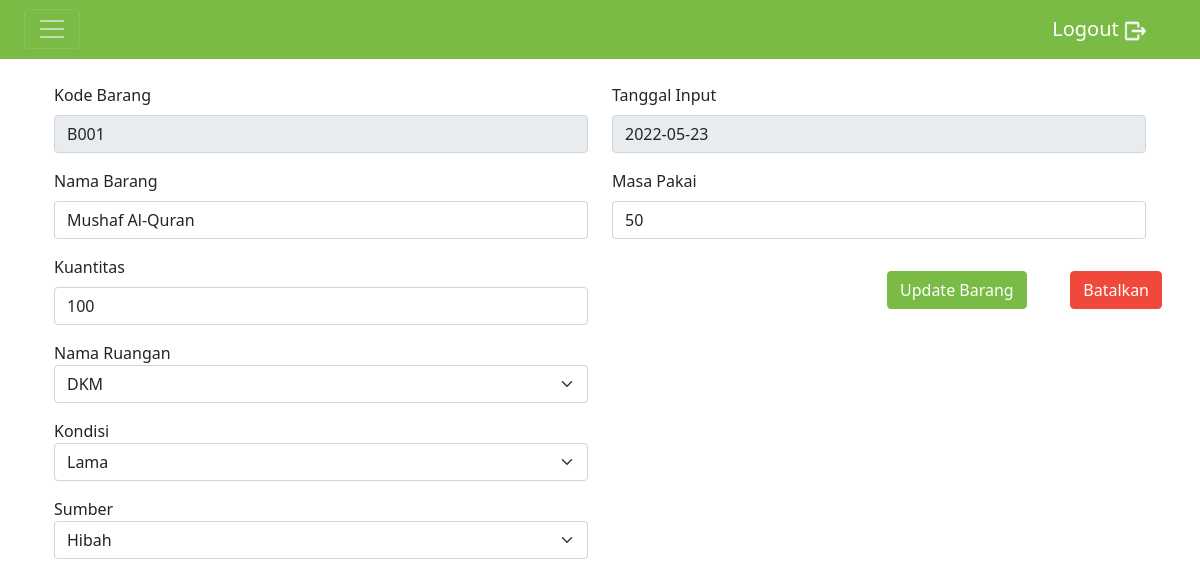
The page /Barang/update_barang.php?kode_barang=B001 (signed in) on the database its author committed.
### tables this page shows
CREATE TABLE `barang` (
  `kd_barang` varchar(10) NOT NULL,
  `nama_barang` varchar(255) NOT NULL,
  `kuantitas` int(11) NOT NULL,
  `lifetime` int(11) NOT NULL,
  `kd_kondisi` varchar(10) NOT NULL,
  `kd_ruangan` varchar(10) NOT NULL
);

CREATE TABLE `log_barang` (
  `id_log_barang` int(11) NOT NULL,
  `username_pengurus` varchar(50) NOT NULL,
  `kd_barang` varchar(10) NOT NULL,
  `tanggal_input` date NOT NULL,
  `status` varchar(50) NOT NULL
);

### Functions/function_sumber.php (called while the page is built, shortened)
<?php
function show_sumber()
{
    global $koneksi;
    $sql = "SELECT * FROM sumber";
    $result = mysqli_query($koneksi, $sql);
    $data = [];
    while($row = mysqli_fetch_assoc($result)) {
        $data[] = $row;
    }
    return $data;
}
?>

### Functions/function_barang.php (called while the page is built, shortened)
<?php
function select_barang($kode)
{
    global $koneksi;
    $sql = "SELECT barang.kd_barang, barang.nama_barang, barang.kuantitas, ruangan.nama_ruangan, kondisi.nama_kondisi, log_barang.tanggal_input, barang.lifetime
    FROM barang JOIN ruangan ON barang.kd_ruangan = ruangan.kd_ruangan
    JOIN kondisi ON barang.kd_kondisi = kondisi.kd_kondisi
    JOIN log_barang ON barang.kd_barang = log_barang.kd_barang
    WHERE barang.kd_barang = '$kode'";
    $result = mysqli_query($koneksi, $sql);
    $data = [];
    while($row = mysqli_fetch_assoc($result)) {
        $data[] = $row;
    }
    return $data;
}
?>

### Functions/function_ruangan.php (called while the page is built, shortened)
<?php
function show_ruangan()
{
    global $koneksi;
    $sql = "SELECT * FROM ruangan";
    $result = mysqli_query($koneksi, $sql);
    $data = [];
    while($row = mysqli_fetch_assoc($result)) {
        $data[] = $row;
    }
    return $data;
}
?>

### Functions/function_kondisi.php (called while the page is built, shortened)
<?php
function show_kondisi()
{
    global $koneksi;
    $sql = "SELECT * FROM kondisi";
    $result = mysqli_query($koneksi, $sql);
    $data = [];
    while($row = mysqli_fetch_assoc($result)) {
        $data[] = $row;
    }
    return $data;
}
?>

### Barang/update_barang.php (the view, shortened to what this page needs)
<?php
include("config.php");
include("Functions/function_barang.php");
include("Functions/function_ruangan.php");
include("Functions/function_kondisi.php");
include("Functions/function_sumber.php");
$kode = $_GET["kode_barang"];
$data = select_barang($kode);
$data_ruangan = show_ruangan();
$data_kondisi = show_kondisi();
$data_sumber = show_sumber();
?>
<!DOCTYPE html>
<html lang="en">
<head>
    <link href="https://cdn.jsdelivr.net/npm/bootstrap@5.2.0-beta1/dist/css/bootstrap.min.css" rel="stylesheet"
>
    <link href="Style/style.css" rel="stylesheet">
</head>
<body>
    <section>
        <div class="container my-4">
            <form class="row" method="post" action="update_barang.php">
                <div class="col-lg-6">
                    <div class="mb-3">
                        <label for="kode_barang_ro" class="form-label">Kode Barang</label>
                        <input type="text" class="form-control" name="kode_barang_ro"
                            value="<?php echo $data[0]['kd_barang'] ?>" readonly>
                    </div>
                    <div class="mb-3">
                        <label for="nama_barang" class="form-label">Nama Barang</label>
                        <input type="text" class="form-control" name="nama_barang"
                            value="<?php echo $data[0]['nama_barang'] ?>" required>
                    </div>
                    <div class="mb-3">
                        <label for="kuantitas" class="form-label">Kuantitas</label>
                        <input type="text" class="form-control" name="kuantitas"
                            value="<?php echo $data[0]['kuantitas'] ?>" required>
                    </div>
                    <div class="mb-3">
                        <label for="ruangan">Nama Ruangan</label>
                        <select class="form-select" name="ruangan" aria-label="Default select example">
                            <?php
                                foreach ($data_ruangan as $row)
                                {
                                    echo "<option value='{$row['kd_ruangan']}'>{$row['nama_ruangan']}</option>";
                                }
                            ?>
                        </select>
                    </div>
                    <div class="mb-3">
                        <label for="kondisi">Kondisi</label>
                        <select class="form-select" name="kondisi" aria-label="Default select example">
                            <?php
                                foreach ($data_kondisi as $row)
                                {
                                    echo "<option value='{$row['kd_kondisi']}'>{$row['nama_kondisi']}</option>";
                                }
                            ?>
                        </select>
                    </div>
                    <div class="mb-3">
                        <label for="sumber">Sumber</label>
                        <select class="form-select" name="sumber" aria-label="Default select example">
                            <?php
                                foreach ($data_sumber as $row)
                                {
                                    echo "<option value='{$row['kd_sumber']}'>{$row['nama_sumber']}</option>";
                                }
                            ?>
                        </select>
                    </div>
                </div>
                <div class="col-lg-6">
                    <div class="mb-3">
                        <label for="tanggal_input" class="form-label">Tanggal Input</label>
                        <input type="text" class="form-control" name="tanggal_input"
                            value="<?php echo $data[0]['tanggal_input'] ?>" disabled />
                    </div>
                    <div class="mb-3">
                        <label for="masa_pakai" class="form-label">Masa Pakai</label>
                        <input type="number" class="form-control" name="masa_pakai" min='1'
                            value="<?php echo $data[0]['lifetime'] ?>" required />
                    </div>
                    <div class="row g-3 align-items-center justify-content-end mt-1">
                        <div class="col-4">
                            <button type="submit" name="update" class="btn btn-primary text-white">Update
                                Barang</button>
                        </div>
                        <div class="col-2">
                            <a class='btn text-white btn-danger' href='data_barang.php'>Batalkan</a>
                        </div>
                    </div>
                </div>
            </form>
        </div>
    </section>
</body>
</html>

### rows shown on the page
barang: kode_barang_ro "B001", nama_barang "Mushaf Al-Quran", kuantitas "100", tanggal_input "2022-05-23", masa_pakai "50"

### other values the page prints
form field ruangan "DKM"
form field kondisi "Lama"
form field sumber "Hibah"
